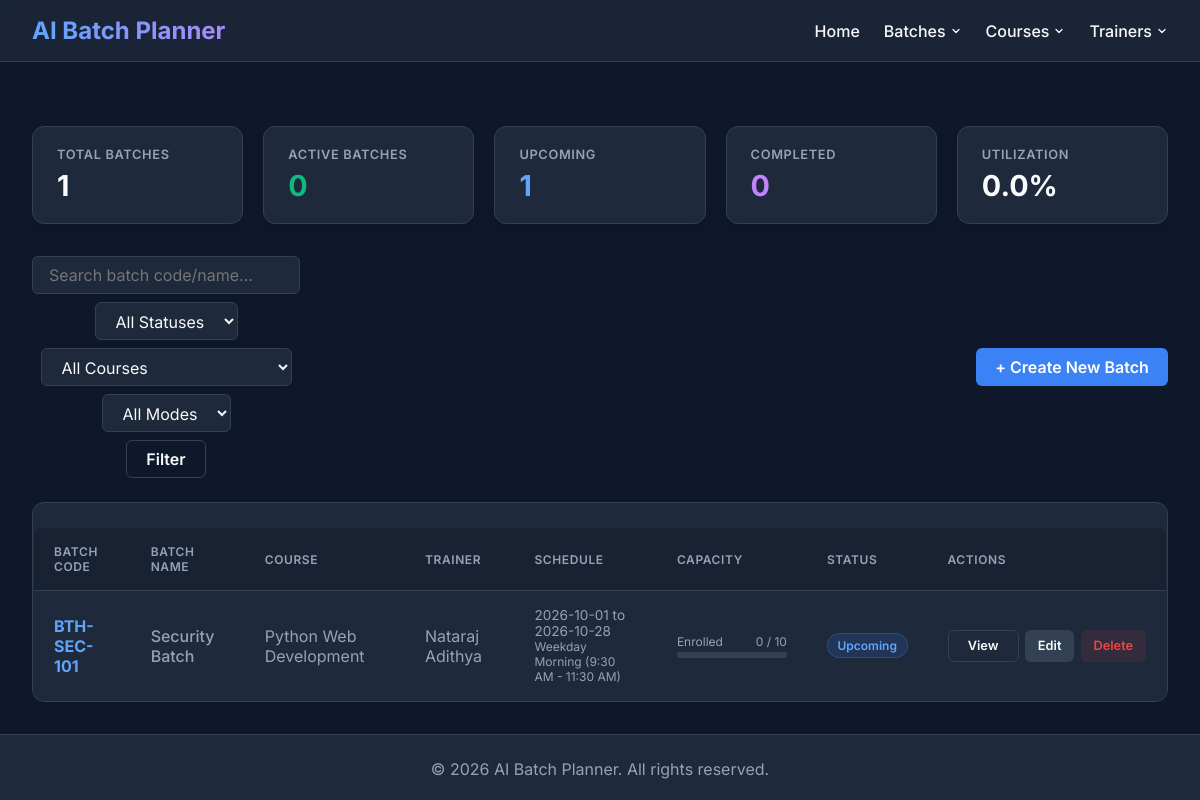
/batches, run on the app's committed database.
### tables this page shows
CREATE TABLE batch (
    batch_id INTEGER PRIMARY KEY AUTOINCREMENT,
    batch_code TEXT NOT NULL UNIQUE,
    batch_name TEXT NOT NULL,
    course_id INTEGER NOT NULL,
    trainer_id INTEGER,
    start_date TEXT NOT NULL,
    end_date TEXT NOT NULL,
    slot_type TEXT NOT NULL CHECK(slot_type IN (
        'Weekday Morning (9:30 AM - 11:30 AM)',
        'Weekday Midday (11:45 AM - 1:45 PM)',
        'Weekday Afternoon (2:45 PM - 4:45 PM)',
        'Weekday Evening (5:00 PM - 7:00 PM)',
        'Weekend Full Day (10:00 AM - 4:00 PM)',
        'Custom'
    )),
    start_time TEXT,
    end_time TEXT,
    mode TEXT NOT NULL DEFAULT 'Offline' CHECK(mode IN ('Online', 'Offline', 'Hybrid')),
    location TEXT,
    max_capacity INTEGER NOT NULL DEFAULT 30 CHECK(max_capacity > 0),
    enrolled_count INTEGER NOT NULL DEFAULT 0 CHECK(enrolled_count >= 0),
    status TEXT NOT NULL DEFAULT 'Upcoming' CHECK(status IN ('Upcoming', 'In Progress', 'Completed', 'On Hold', 'Cancelled')),
    description TEXT,
    created_at TIMESTAMP DEFAULT CURRENT_TIMESTAMP,
    updated_at TIMESTAMP DEFAULT CURRENT_TIMESTAMP,
    created_by TEXT,
    updated_by TEXT,
    FOREIGN KEY (course_id) REFERENCES Course(id) ON DELETE RESTRICT,
    FOREIGN KEY (trainer_id) REFERENCES trainer(trainer_id) ON DELETE SET NULL
);

CREATE TABLE Course (
    id INTEGER PRIMARY KEY AUTOINCREMENT,

    course_name TEXT NOT NULL UNIQUE,

    technology_stack TEXT NOT NULL,

    duration_hours INTEGER NOT NULL
        CHECK(duration_hours > 0),

    description TEXT,

    status TEXT NOT NULL DEFAULT 'Active'
        CHECK(status IN ('Active', 'Inactive')),

    created_at DATETIME NOT NULL DEFAULT CURRENT_TIMESTAMP,

    updated_at DATETIME NOT NULL DEFAULT CURRENT_TIMESTAMP,

    created_by TEXT,

    updated_by TEXT
);

CREATE TABLE trainer (
    trainer_id INTEGER PRIMARY KEY AUTOINCREMENT,

    full_name TEXT NOT NULL,

    email TEXT NOT NULL UNIQUE,

    phone TEXT NOT NULL UNIQUE,

    skills TEXT NOT NULL,

    qualifications TEXT,

    experience INTEGER NOT NULL CHECK (experience >= 0),

    status TEXT NOT NULL CHECK(status IN ('Active','Inactive')),

    created_at TIMESTAMP DEFAULT CURRENT_TIMESTAMP,

    updated_at TIMESTAMP DEFAULT CURRENT_TIMESTAMP,

    created_by TEXT,

    updated_by TEXT
, date_of_joining TEXT, previous_experience REAL DEFAULT 0.0);

### routes/batch_routes.py (the view)
@batch_bp.route("/batches")
def list_batches():
    status = request.args.get("status")
    course_id = request.args.get("course_id")
    trainer_id = request.args.get("trainer_id")
    mode = request.args.get("mode")
    search = request.args.get("search")
    batches = batch_service.get_all_batches(
        status=status,
        course_id=course_id,
        trainer_id=trainer_id,
        mode=mode,
        search=search
    )
    stats = batch_service.get_statistics()
    courses = course_service.get_active_courses()
    trainers = [t for t in get_all_trainers() if t.get('status') == 'Active']
    return render_template(
        "batches.html",
        batches=batches,
        stats=stats,
        courses=courses,
        trainers=trainers,
        selected_status=status or "",
        selected_course=course_id or "",
        selected_trainer=trainer_id or "",
        selected_mode=mode or "",
        search_query=search or ""
    )

### database/db.py (called while the page is built)
def get_connection():
    connection = sqlite3.connect(DATABASE_NAME)
    connection.row_factory = sqlite3.Row
    connection.execute("PRAGMA foreign_keys = ON")
    return connection

### models/batch.py (called while the page is built)
    def get_connection(self):
        conn = sqlite3.connect(DB_PATH)
        conn.row_factory = sqlite3.Row
        conn.execute("PRAGMA foreign_keys = ON")
        return conn

### models/course.py (called while the page is built)
    def get_connection(self):
        conn = sqlite3.connect(DB_PATH)
        conn.row_factory = sqlite3.Row
        return conn

    def get_active_courses(self):
        return self.get_courses_by_status("Active")

    def get_courses_by_status(self, status):
        conn = self.get_connection()
        rows = conn.execute("SELECT * FROM Course WHERE status=? ORDER BY course_name",(status,)).fetchall()
        conn.close()
        return [dict(r) for r in rows]

### models/trainer.py (called while the page is built)
def get_all_trainers():
    connection = get_connection()
    try:
        cursor = connection.cursor()
        query = """
            SELECT
                trainer_id,
                full_name,
                email,
                phone,
                skills,
                qualifications,
                experience,
                date_of_joining,
                previous_experience,
                status,
                created_at,
                updated_at,
                created_by,
                updated_by
            FROM trainer
            ORDER BY full_name ASC
        """
        cursor.execute(query)
        return cursor.fetchall()
    finally:
        connection.close()

### services/batch_service.py (called while the page is built)
    def get_all_batches(self, status=None, course_id=None, trainer_id=None, mode=None, search=None):
        return self.batch_model.get_all_batches(
            status=status,
            course_id=course_id,
            trainer_id=trainer_id,
            mode=mode,
            search=search
        )

    def get_statistics(self):
        return self.batch_model.get_statistics()

### services/course_service.py (called while the page is built)
    def get_active_courses(self):
        return self.course_model.get_active_courses()

### templates/batches.html (shortened to what this page needs)
{% extends 'base.html' %}
{% block content %}
<div class="stats-grid">
    <div class="stat-card">
        <div class="stat-title">Total Batches</div>
        <div class="stat-value">{{ stats.total_batches }}</div>
    </div>
    <div class="stat-card">
        <div class="stat-title">Active Batches</div>
        <div class="stat-value" style="color: var(--success);">{{ stats.active_batches }}</div>
    </div>
    <div class="stat-card">
        <div class="stat-title">Upcoming</div>
        <div class="stat-value" style="color: #60a5fa;">{{ stats.upcoming_batches }}</div>
    </div>
    <div class="stat-card">
        <div class="stat-title">Completed</div>
        <div class="stat-value" style="color: #c084fc;">{{ stats.completed_batches }}</div>
    </div>
    <div class="stat-card">
        <div class="stat-title">Utilization</div>
        <div class="stat-value">{{ stats.capacity_utilization }}%</div>
    </div>
</div>
<div class="toolbar">
    <form class="search-form" action="{{ url_for('batch_bp.list_batches') }}" method="GET">
        <input type="text" name="search" class="input-control" placeholder="Search batch code/name..."
            value="{{ search_query }}">
        <select name="status" class="input-control">
            <option value="">All Statuses</option>
        </select>
        <select name="course_id" class="input-control">
            <option value="">All Courses</option>
        </select>
        <select name="mode" class="input-control">
            <option value="">All Modes</option>
        </select>
        <button type="submit" class="btn btn-outline">Filter</button>
    </form>
    <a href="{{ url_for('batch_bp.create_batch') }}" class="btn btn-primary">+ Create New Batch</a>
</div>
<div class="table-container">
    <table class="data-table">
        <thead>
            <tr>
                <th>Batch Code</th>
                <th>Batch Name</th>
                <th>Course</th>
                <th>Trainer</th>
                <th>Schedule</th>
                <th>Capacity</th>
                <th>Status</th>
                <th>Actions</th>
            </tr>
        </thead>
        <tbody>
            {% for batch in batches %}
            <tr>
                <td>
                    <a href="{{ url_for('batch_bp.view_batch_details', batch_id=batch.batch_id) }}" class="batch-code-link">
                        {{ batch.batch_code }}
                    </a>
                </td>
                <td style="font-weight: 500;">{{ batch.batch_name }}</td>
                <td>{{ batch.course_name or 'Unassigned' }}</td>
                <td>{{ batch.trainer_name or 'Unassigned' }}</td>
                <td style="font-size: 0.85rem;">
                    <div>{{ batch.start_date }} to {{ batch.end_date }}</div>
                    <div style="color: var(--text-muted); font-size: 0.75rem;">{{ batch.slot_type }}</div>
                </td>
                <td>
                    <div class="capacity-wrapper">
                        <div class="capacity-label">
                            <span>Enrolled</span>
                            <span>{{ batch.enrolled_count }} / {{ batch.max_capacity }}</span>
                        </div>
                        {% set pct = (batch.enrolled_count / batch.max_capacity * 100)|round|int if batch.max_capacity > 0 else 0 %}
                        <div class="progress-bar-bg">
                        </div>
                    </div>
                </td>
                <td>
                    {% set status_class = 'status-' ~ batch.status.lower().replace(' ', '-') %}
                    <span class="badge {{ status_class }}">{{ batch.status }}</span>
                </td>
                <td>
                    <div class="actions-group">
                        <a href="{{ url_for('batch_bp.view_batch_details', batch_id=batch.batch_id) }}" class="btn btn-outline" style="height: 32px; font-size: 0.8rem;">View</a>
                        <a href="{{ url_for('batch_bp.edit_batch', batch_id=batch.batch_id) }}" class="btn btn-secondary" style="height: 32px; font-size: 0.8rem;">Edit</a>
                        <form action="{{ url_for('batch_bp.delete_batch', batch_id=batch.batch_id) }}" method="POST" onsubmit="return confirm('Are you sure you want to delete this batch?');">
                            <button type="submit" class="btn btn-danger" style="height: 32px; font-size: 0.8rem;">Delete</button>
                        </form>
                    </div>
                </td>
            </tr>
            {% else %}
            <tr>
                <td colspan="8" style="text-align: center; color: var(--text-muted); padding: 3rem;">
                    No batches found. Click <strong>+ Create New Batch</strong> to get started.
                </td>
            </tr>
            {% endfor %}
        </tbody>
    </table>
</div>
{% endblock %}

### templates/base.html (style rules this page uses)
:root { --bg-color: #0f172a; --surface-color: #1e293b; --surface-hover: #334155; --primary: #3b82f6; --primary-hover: #2563eb; --text-main: #f8fafc; --text-muted: #94a3b8; --danger: #ef4444; --success: #10b981; --border: #334155; }
body { margin: 0; font-family: 'Inter', sans-serif; background-color: var(--bg-color); color: var(--text-main); display: flex; flex-direction: column; min-height: 100vh; }
form { display: flex; flex-direction: column; gap: 12px; max-width: 500px; }
input, select, textarea { padding: 10px 14px; background-color: var(--surface-color); border: 1px solid var(--border); border-radius: 8px; color: var(--text-main); font-size: 1rem; transition: border-color 0.2s; }
button { padding: 10px 15px; background-color: var(--primary); color: white; border: none; border-radius: 8px; cursor: pointer; font-size: 1rem; font-weight: 600; transition: background-color 0.2s; margin-top: 10px; }
.btn { display: inline-flex !important; align-items: center !important; justify-content: center !important; box-sizing: border-box !important; vertical-align: middle !important; margin: 0 !important; }
.search-form { display: flex !important; align-items: center !important; gap: 0.5rem !important; }
.search-form .input-control, .search-form select, .search-form input, .search-form button, .search-form .btn { margin: 0 !important; box-sizing: border-box !important; vertical-align: middle !important; }
table { width: 100%; border-collapse: collapse; margin-top: 1.5rem; background-color: var(--surface-color); border-radius: 8px; overflow: hidden; border: 1px solid var(--border); }
th, td { text-align: left; padding: 14px; border-bottom: 1px solid var(--border); }
th { background-color: rgba(30, 41, 59, 0.5); color: var(--text-main); font-weight: 600; }
td { color: var(--text-muted); }
tr:last-child td { border-bottom: none; }
a { color: var(--primary); text-decoration: none; font-weight: 500; transition: color 0.2s; }

### data on the page
batch: batch_code "BTH-SEC-101", batch_name "Security Batch", course_name "Python Web Development", full_name "Nataraj Adithya", start_date "2026-10-01", end_date "2026-10-28", slot_type "Weekday Morning (9:30 AM - 11:30 AM)", enrolled_count "0", max_capacity "10", status "Upcoming"

### other printed values
{{ stats.total_batches }} "1"
{{ stats.active_batches }} "0"
{{ stats.upcoming_batches }} "1"
{{ stats.completed_batches }} "0"
{{ stats.capacity_utilization }} "0.0"
